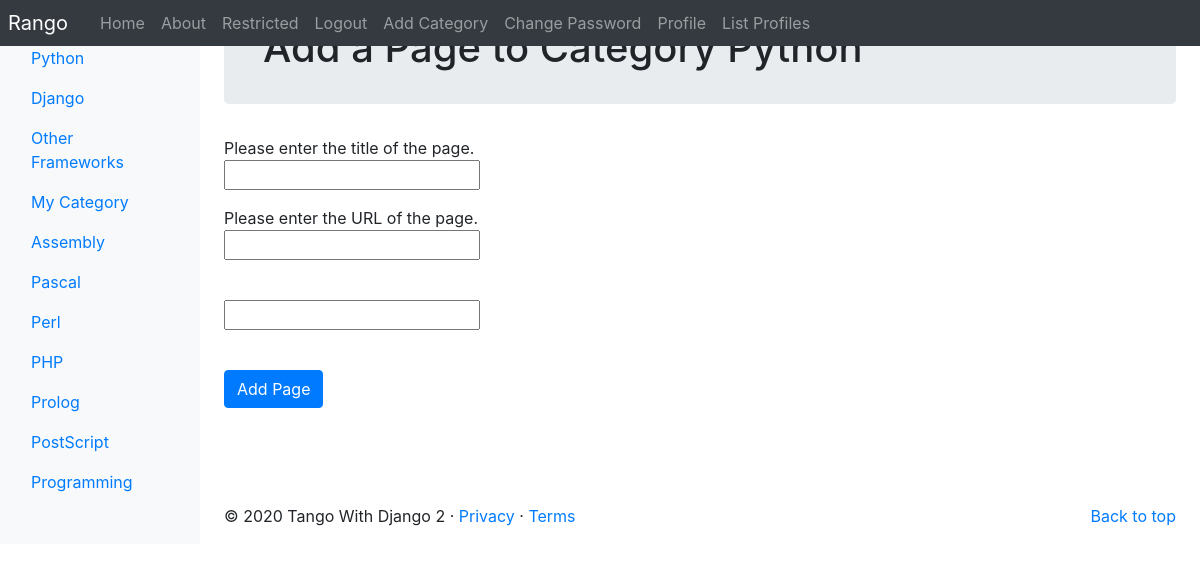
/rango/category/python/add_page/ (signed in), run on the app's committed database.
### rango/models.py (models this page shows, shortened)
class Category(models.Model):
    NAME_MAX_LENGTH = 128
    name = models.CharField(max_length=NAME_MAX_LENGTH, unique=True)
    views = models.IntegerField(default=0)
    likes = models.IntegerField(default=0)
    slug = models.SlugField(unique=True)
    class Meta:
        verbose_name_plural = "Categories"

### rango/views.py (the view, shortened to what this page needs)
# urls.py: path('category/<slug:category_name_slug>/add_page/', views.AddPageView.as_view(),
class AddPageView(View):
    def get_category_name(self, category_name_slug):
        try:
            category = Category.objects.get(slug=category_name_slug)
        except Category.DoesNotExist:
            category = None
        return category
    @method_decorator(login_required)
    def get(self, request, category_name_slug):
        form = PageForm()
        category = self.get_category_name(category_name_slug)
        if category is None:
            return redirect(reverse('rango:index'))
        context_dict = {'form': form, 'category': category}
        return render(request, 'rango/add_page.html', context_dict)

### rango/forms.py
class PageForm(forms.ModelForm):
    title = forms.CharField(max_length=Page.TITLE_MAX_LENGTH,
                           help_text="Please enter the title of the page.")
    url = forms.URLField(max_length=Page.URL_MAX_LENGTH,
                           help_text="Please enter the URL of the page.")
    views = forms.IntegerField(widget=forms.HiddenInput(), initial=0)
    class Meta:
        model = Page
        exclude = ('category', )

### rango/templatetags/rango_template_tags.py (called while the page is built)
@register.inclusion_tag('rango/categories.html')
def get_category_list(current_category=None):
    return {'categories': Category.objects.all(),
            'current_category': current_category}

### templates/rango/add_page.html (shortened to what this page needs)
{% extends 'rango/base.html' %}
{% load staticfiles %}
{% block body_block %}
    <div class="jumbotron p-4">
        <div class="container">
            <h1 class="jumbotron-heading">
                Add a Page to Category {{ category.name }}</h1>
        </div>
    </div>
    <div class="container">
        <div class="row">
            <form role="form" id="add_page_form" method="post"
                  action="{% url 'rango:add_page' category.slug %}s">
            {% for field in form.visible_fields %}
                {{ field.help_text }}<br />
                {{ field }}<br />
                <div class="p-2"></div>
            {% endfor %}
                <br />
                <button class="btn btn-primary" type="submit" name="submit">
                    Add Page
                </button>
                <div class="p-5"></div>
            </form>
        </div>
    </div>
{% endblock %}

### templates/rango/categories.html (shortened to what this page needs)
<ul class="nav flex-column">
{% if categories %}
    {% for c in categories %}
        {% if c == current_category %}
            <li class="nav-item">
                <a class="nav-link active" href="{% url 'rango:show_category' c.slug %}">
                    {{ c.name }}
                </a>
            </li>
        {% else %}
            <li class="nav-item">
                <a class="nav-link active" href="{% url 'rango:show_category' c.slug %}">
                    {{ c.name }}
                </a>
            </li>
        {% endif %}
    {% endfor %}
{% else %}
    <li class="nav-item">There are no categories present.</li>
{% endif %}
</ul>

### data on the page
Category: name "Python"
Category: name "Django"
Category: name "Other Frameworks"
Category: name "My Category"
Category: name "Assembly"
Category: name "Pascal"
Category: name "Perl"
Category: name "PHP"
Category: name "Prolog"
Category: name "PostScript"
Category: name "Programming"

### other printed values
{{ field.help_text }} "Please enter the title of the page." "Please enter the URL of the page."
